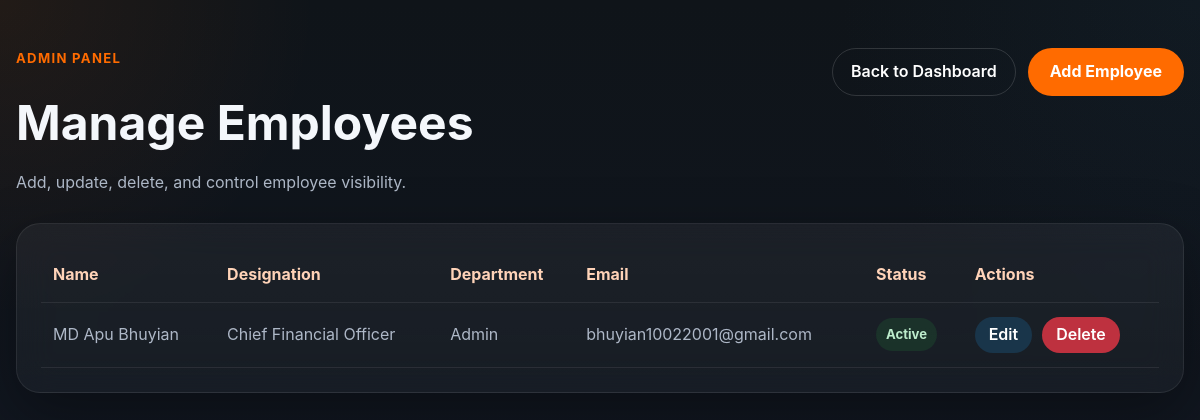
Screenshot of /admin/employees (signed in) with the database file from the repository.
### tables this page shows
CREATE TABLE employees (
            id INTEGER PRIMARY KEY AUTOINCREMENT,
            name TEXT NOT NULL,
            designation TEXT,
            department TEXT,
            email TEXT,
            phone TEXT,
            joining_date TEXT,
            bio TEXT,
            skills TEXT,
            photo_path TEXT,
            is_active INTEGER DEFAULT 1,
            created_at TIMESTAMP DEFAULT CURRENT_TIMESTAMP
        );

### app.py (the view)
@app.route("/admin/employees")
@admin_login_required
def admin_employees():
    employees_data = query_all("SELECT * FROM employees ORDER BY id DESC")
    return render_template("admin/employees.html", employees_data=employees_data)

### app.py (called while the page is built)
@app.context_processor
def inject_site_data():
    return {
        "global_site_name": get_setting("site_name", "RayTrace Labs"),
        "global_site_tagline": get_setting(
            "site_tagline",
            "Robotics, Embedded Systems, AI & Intelligent Engineering Solutions"
        ),
        "global_site_location": get_setting("site_location", "Rajshahi, Bangladesh"),
        "global_footer_text": get_setting(
            "footer_text",
            "© 2026 RayTrace Labs. All rights reserved."
        ),
    }

def get_setting(key, default_value=""):
    row = query_one("SELECT value FROM site_settings WHERE key = ?", (key,))
    return row["value"] if row else default_value

def admin_login_required(view_func):
    @wraps(view_func)
    def wrapper(*args, **kwargs):
        if not session.get("admin_logged_in"):
            return redirect(url_for("home"))
        return view_func(*args, **kwargs)
    return wrapper

### database.py (called while the page is built)
def get_connection():
    conn = sqlite3.connect(DB_PATH)
    conn.row_factory = sqlite3.Row
    return conn

def query_all(sql, params=()):
    conn = get_connection()
    try:
        rows = conn.execute(sql, params).fetchall()
        return rows
    finally:
        conn.close()

def query_one(sql, params=()):
    conn = get_connection()
    try:
        row = conn.execute(sql, params).fetchone()
        return row
    finally:
        conn.close()

### templates/admin/employees.html
{% extends "base.html" %}
{% block content %}
<section class="admin-page">
    <div class="container">
        <div class="admin-topbar">
            <div>
                <p class="eyebrow">Admin Panel</p>
                <h1>Manage Employees</h1>
                <p class="admin-subtext">
                    Add, update, delete, and control employee visibility.
                </p>
            </div>
            <div class="admin-topbar-actions">
                <a href="/admin/dashboard" class="btn-outline">Back to Dashboard</a>
                <a href="/admin/employees/add" class="btn-primary">Add Employee</a>
            </div>
        </div>
        <div class="admin-panel-card">
            {% if employees_data %}
                <div class="admin-table-wrap">
                    <table class="admin-table">
                        <thead>
                            <tr>
                                <th>Name</th>
                                <th>Designation</th>
                                <th>Department</th>
                                <th>Email</th>
                                <th>Status</th>
                                <th class="actions-col">Actions</th>
                            </tr>
                        </thead>
                        <tbody>
                            {% for employee in employees_data %}
                            <tr>
                                <td>{{ employee.name }}</td>
                                <td>{{ employee.designation or '—' }}</td>
                                <td>{{ employee.department or '—' }}</td>
                                <td>{{ employee.email or '—' }}</td>
                                <td>
                                    {% if employee.is_active %}
                                        <span class="status-badge status-active">Active</span>
                                    {% else %}
                                        <span class="status-badge status-inactive">Inactive</span>
                                    {% endif %}
                                </td>
                                <td class="actions-col">
                                    <div class="table-action-wrap">
                                        <a href="/admin/employees/edit/{{ employee.id }}" class="btn-small btn-edit">Edit</a>
                                        <form action="/admin/employees/delete/{{ employee.id }}" method="POST" onsubmit="return confirm('Are you sure you want to delete this employee?');">
                                            <button type="submit" class="btn-small btn-delete">Delete</button>
                                        </form>
                                    </div>
                                </td>
                            </tr>
                            {% endfor %}
                        </tbody>
                    </table>
                </div>
            {% else %}
                <p class="admin-empty-text">No employees added yet.</p>
            {% endif %}
        </div>
    </div>
</section>
{% endblock %}

### static/css/style.css (style rules this page uses)
:root { --bg: #0F1419; --surface: #1a1f2e; --surface-2: #202637; --text: #f4f7fb; --muted: #aeb8c7; --primary: #FF6B00; --primary-dark: #db5d00; --navy: #1A3A52; --border: rgba(255,255,255,0.08); --shadow: 0 20px 60px rgba(0, 0, 0, 0.35); --radius-lg: 26px; --radius-md: 18px; --radius-sm: 12px; --container: 1180px; --transition: 0.3s ease; }
* { margin: 0; padding: 0; box-sizing: border-box; }
html { scroll-behavior: smooth; }
body { font-family: -apple-system, BlinkMacSystemFont, "Segoe UI", Arial, sans-serif; background: radial-gradient(circle at top left, rgba(255,107,0,0.10), transparent 25%), radial-gradient(circle at top right, rgba(26,58,82,0.18), transparent 30%), linear-gradient(180deg, #0F1419 0%, #121825 100%); color: var(--text); line-height: 1.6; }
a { color: inherit; text-decoration: none; }
button, input, textarea { font: inherit; }
.container { width: min(100% - 32px, var(--container)); margin: 0 auto; }
.eyebrow { color: var(--primary); text-transform: uppercase; letter-spacing: 0.1em; font-size: 0.82rem; font-weight: 700; margin-bottom: 16px; }
.btn-primary, .btn-secondary { display: inline-flex; align-items: center; justify-content: center; min-height: 48px; padding: 0 22px; border-radius: 999px; border: none; cursor: pointer; transition: transform var(--transition), background var(--transition), border-color var(--transition); }
.btn-primary { background: var(--primary); color: white; font-weight: 700; }
.btn-outline { display: inline-flex; align-items: center; justify-content: center; min-height: 44px; padding: 0 18px; border-radius: 999px; border: 1px solid rgba(255,255,255,0.14); color: white; font-weight: 600; transition: transform var(--transition), border-color var(--transition); }
.admin-page { padding: 48px 0 72px; min-height: 100vh; background: radial-gradient(circle at top left, rgba(255,107,0,0.08), transparent 22%), radial-gradient(circle at top right, rgba(26,58,82,0.16), transparent 25%), linear-gradient(180deg, #0F1419 0%, #121825 100%); }
.admin-topbar { display: flex; align-items: flex-start; justify-content: space-between; gap: 20px; margin-bottom: 28px; }
.admin-topbar h1 { font-size: clamp(2rem, 4vw, 3rem); margin-bottom: 8px; }
.admin-subtext { color: var(--muted); }
.admin-topbar-actions { display: flex; gap: 12px; flex-wrap: wrap; }
.admin-stat-card, .admin-panel-card { background: linear-gradient(180deg, rgba(255,255,255,0.05), rgba(255,255,255,0.03)); border: 1px solid rgba(255,255,255,0.08); backdrop-filter: blur(18px); box-shadow: var(--shadow); }
.admin-panel-card { border-radius: 24px; padding: 24px; }
.admin-table-wrap { overflow-x: auto; }
.admin-table { width: 100%; border-collapse: collapse; }
.admin-table th, .admin-table td { text-align: left; padding: 14px 12px; border-bottom: 1px solid rgba(255,255,255,0.08); }
.admin-table th { color: #ffd3b8; font-weight: 700; }
.admin-table td { color: var(--muted); }
.actions-col { white-space: nowrap; }
.table-action-wrap { display: flex; align-items: center; gap: 10px; flex-wrap: wrap; }
.btn-small { min-height: 36px; padding: 0 14px; border-radius: 999px; border: none; cursor: pointer; font-weight: 600; display: inline-flex; align-items: center; justify-content: center; transition: transform var(--transition), opacity var(--transition); }
.btn-edit { background: rgba(26, 58, 82, 0.85); color: white; }
.btn-delete { background: rgba(220, 53, 69, 0.85); color: white; }
.status-badge { display: inline-block; padding: 6px 10px; border-radius: 999px; font-size: 0.82rem; font-weight: 700; }
.status-active { background: rgba(40, 167, 69, 0.14); color: #bdeccc; }

### rows the page displays
employees: name "MD Apu Bhuyian", designation "Chief Financial Officer", department "Admin", email "bhuyian10022001@gmail.com", is_active "Active"
